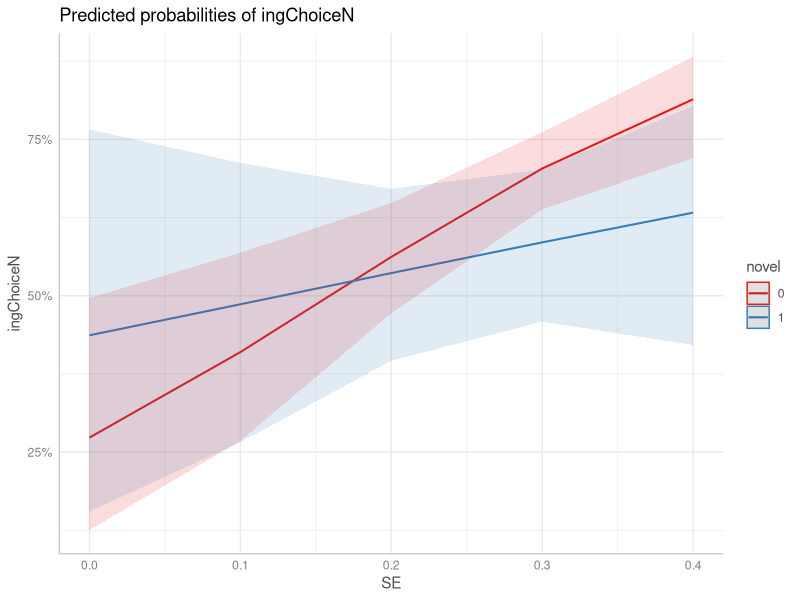
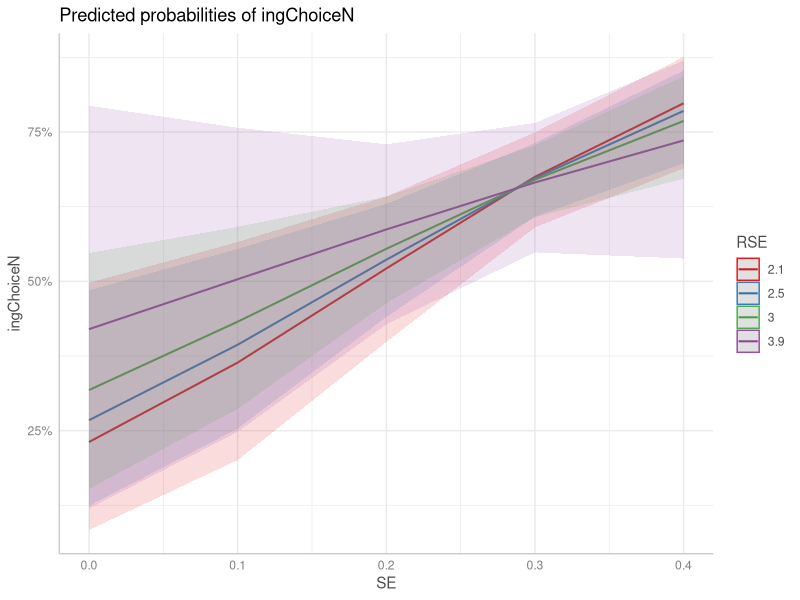
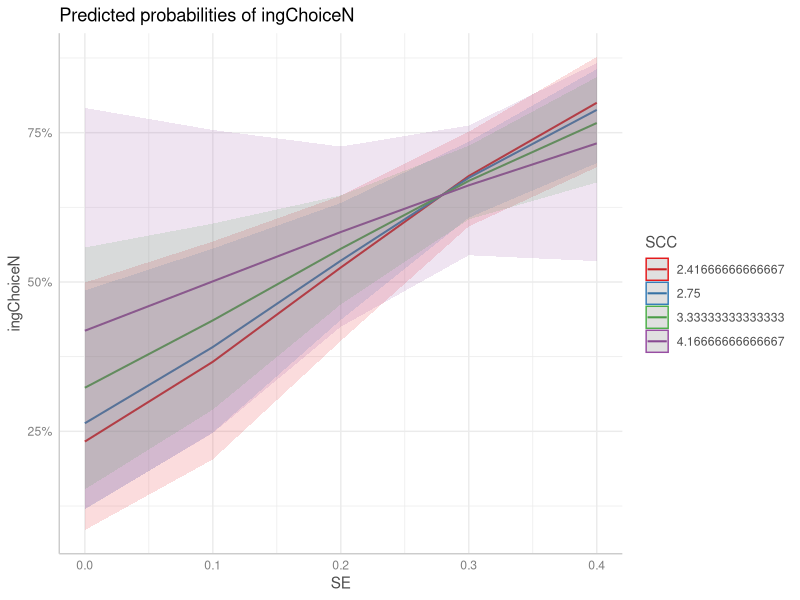
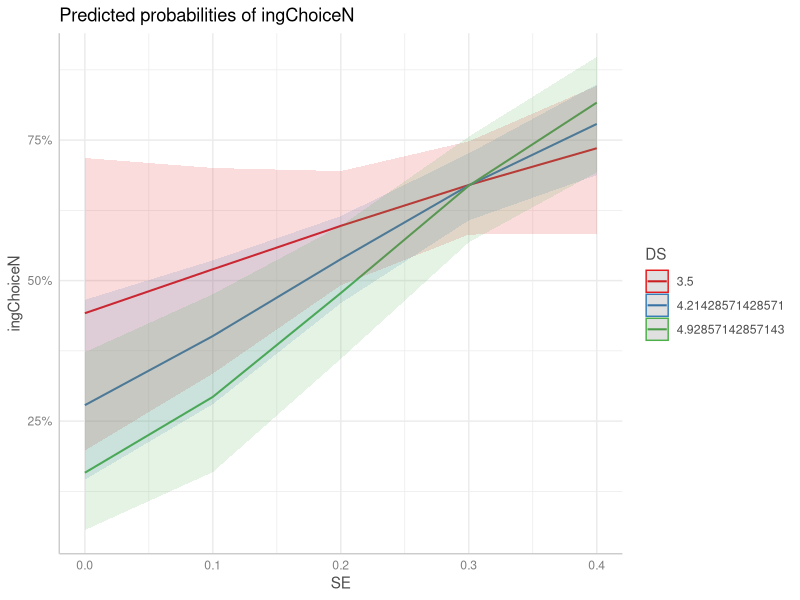
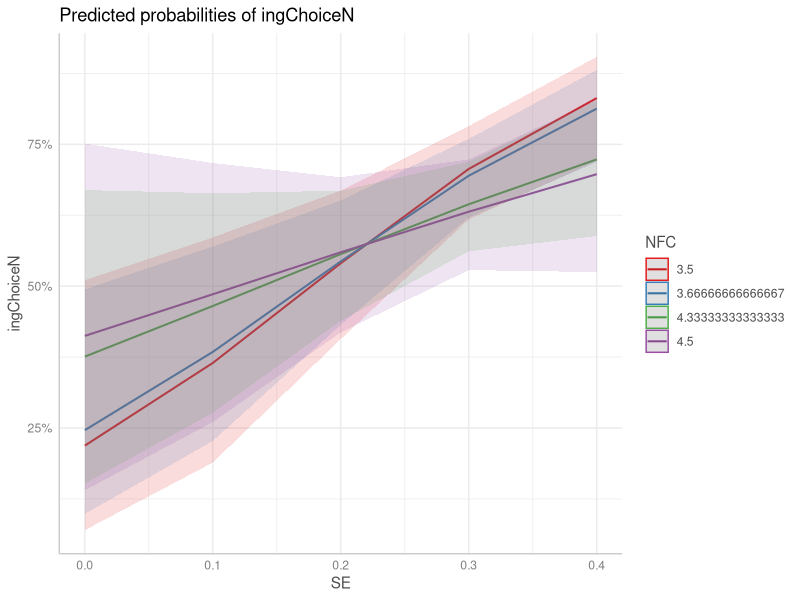
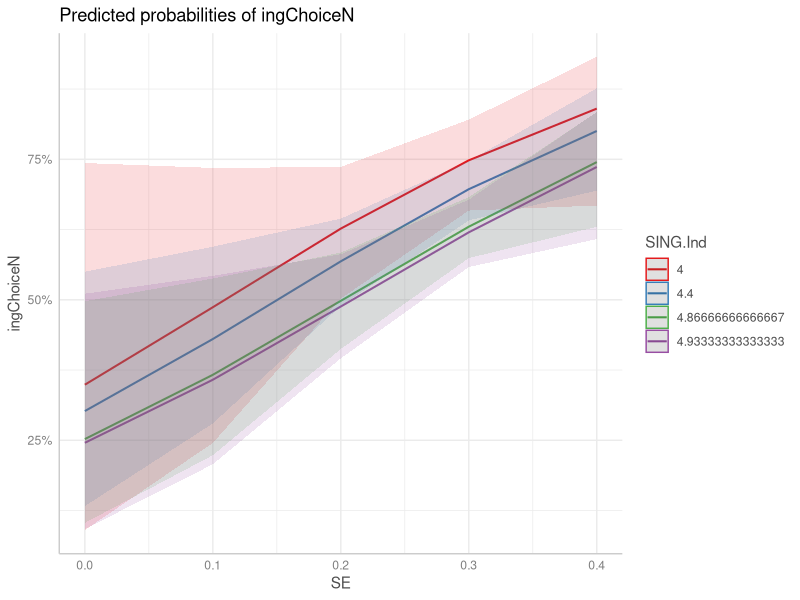
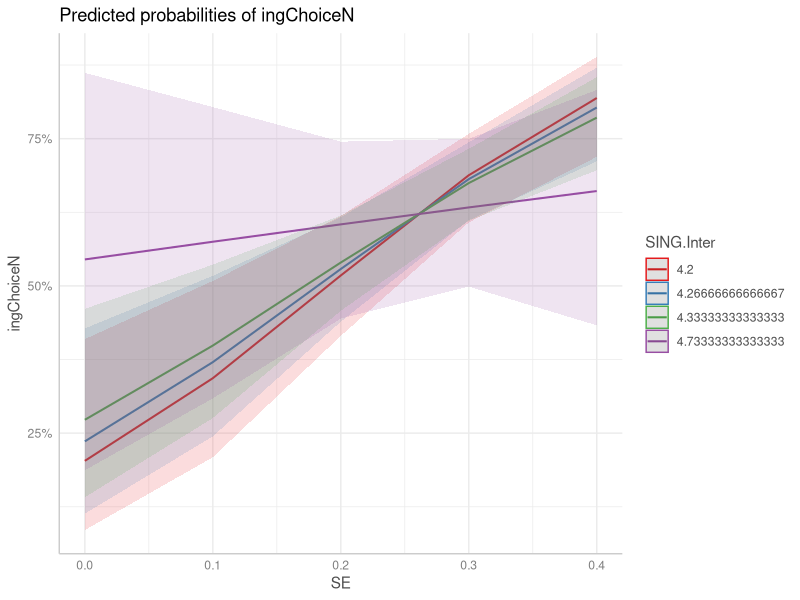
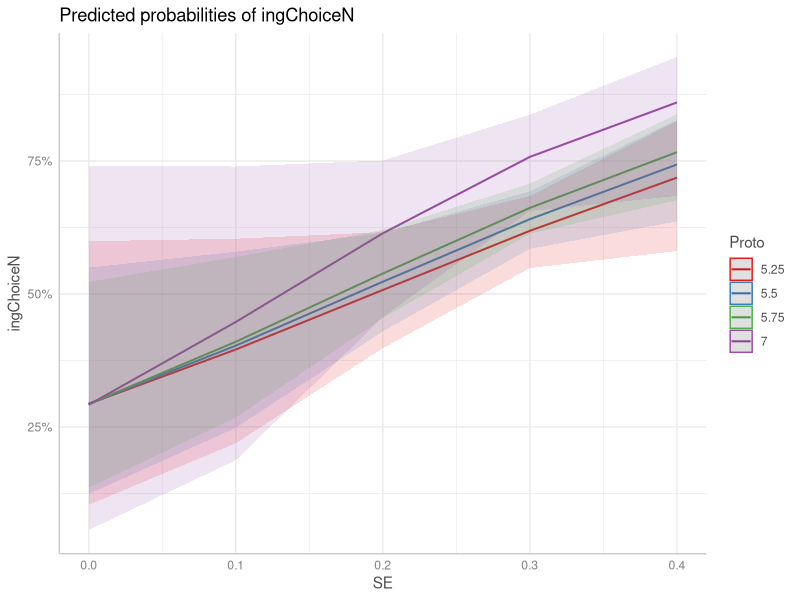

R code for these plots, in order:
## ---- chunk 1
library(lmerTest)
library(ggeffects)
library(dplyr)
## ---- chunk 2
fullTest <- read.csv("../Cleaning/output/fullTest.csv")
## ---- chunk 3

m <- glmer( as.factor(ingChoiceN) ~ 1 + ( 1 | subID) + (1 | trait), data = fullTest, family = binomial, control = glmerControl(optimizer = "bobyqa",
                                    optCtrl = list(maxfun = 100000)),
    nAGQ = 1)
summary(m)

m <- glmer( as.factor(ingChoiceN) ~ scale(SE) + ( scale(SE) | subID) + ( scale(SE) | trait), data = fullTest, family = binomial, control = glmerControl(optimizer = "bobyqa",
                                    optCtrl = list(maxfun = 100000)),
    nAGQ = 1)
summary(m)

m <- glmer( as.factor(ingChoiceN) ~ scale(SE) + scale(desirability) + ( scale(SE) | subID) + ( scale(SE) | trait), data = fullTest, family = binomial, control = glmerControl(optimizer = "bobyqa",
                                    optCtrl = list(maxfun = 100000)),
    nAGQ = 1)
summary(m)

m <- glmer( as.factor(ingChoiceN) ~ scale(oSE) + ( scale(oSE) | subID) + (1 | trait), data = fullTest, family = binomial, control = glmerControl(optimizer = "bobyqa",
                                    optCtrl = list(maxfun = 100000)),
    nAGQ = 1)
summary(m)

m <- glmer( as.factor(ingChoiceN) ~ scale(iSE) + ( scale(iSE) | subID) + (1 | trait), data = fullTest, family = binomial, control = glmerControl(optimizer = "bobyqa",
                                    optCtrl = list(maxfun = 100000)),
    nAGQ = 1)
summary(m)

m <- glmer( as.factor(ingChoiceN) ~ scale(SE)*as.factor(novel) + scale(desirability) + ( scale(SE) + as.factor(novel) | subID) + (  1 | trait), data = fullTest, family = binomial, control = glmerControl(optimizer = "bobyqa",
                                    optCtrl = list(maxfun = 100000)),
    nAGQ = 1)
summary(m)
ggpredict(m, c("SE", "novel")) %>% plot()
## ---- chunk 4
m <- glmer( as.factor(ingChoiceN) ~ scale(SE)*scale(RSE) + ( scale(SE) | subID) + ( scale(SE) | trait), data = fullTest, family = binomial, control = glmerControl(optimizer = "bobyqa",
                                    optCtrl = list(maxfun = 100000)),
    nAGQ = 1)
summary(m)
ggpredict(m, c("SE", "RSE")) %>% plot()

m <- glmer( as.factor(ingChoiceN) ~ scale(SE)*scale(SCC) + ( scale(SE) | subID) + ( scale(SE) | trait), data = fullTest, family = binomial, control = glmerControl(optimizer = "bobyqa",
                                    optCtrl = list(maxfun = 100000)),
    nAGQ = 1)
summary(m)
ggpredict(m, c("SE", "SCC")) %>% plot()

m <- glmer( as.factor(ingChoiceN) ~ scale(SE)*scale(DS) + ( scale(SE) | subID) + ( scale(SE) | trait), data = fullTest, family = binomial, control = glmerControl(optimizer = "bobyqa",
                                    optCtrl = list(maxfun = 100000)),
    nAGQ = 1)
summary(m)
ggpredict(m, c("SE", "DS")) %>% plot()

m <- glmer( as.factor(ingChoiceN) ~ scale(SE)*scale(NFC) + ( scale(SE) | subID) + ( scale(SE) | trait), data = fullTest, family = binomial, control = glmerControl(optimizer = "bobyqa",
                                    optCtrl = list(maxfun = 100000)),
    nAGQ = 1)
summary(m)
ggpredict(m, c("SE", "NFC")) %>% plot()

m <- glmer( as.factor(ingChoiceN) ~ scale(SE)*scale(SING.Ind) + ( scale(SE) | subID) + ( scale(SE) | trait), data = fullTest, family = binomial, control = glmerControl(optimizer = "bobyqa",
                                    optCtrl = list(maxfun = 100000)),
    nAGQ = 1)
summary(m)
ggpredict(m, c("SE", "SING.Ind")) %>% plot()

m <- glmer( as.factor(ingChoiceN) ~ scale(SE)*scale(SING.Inter) + ( scale(SE) | subID) + ( scale(SE) | trait), data = fullTest, family = binomial, control = glmerControl(optimizer = "bobyqa",
                                    optCtrl = list(maxfun = 100000)),
    nAGQ = 1)
summary(m)
ggpredict(m, c("SE", "SING.Inter")) %>% plot()

m <- glmer( as.factor(ingChoiceN) ~ scale(SE)*scale(Proto) + ( scale(SE) | subID) + ( scale(SE) | trait), data = fullTest, family = binomial, control = glmerControl(optimizer = "bobyqa",
                                    optCtrl = list(maxfun = 100000)),
    nAGQ = 1)
summary(m)
ggpredict(m, c("SE", "Proto")) %>% plot()

m <- glmer( as.factor(ingChoiceN) ~ scale(SE)*scale(SI) + ( scale(SE) | subID) + ( scale(SE) | trait), data = fullTest, family = binomial, control = glmerControl(optimizer = "bobyqa",
                                    optCtrl = list(maxfun = 100000)),
    nAGQ = 1)
summary(m)
ggpredict(m, c("SE", "SI")) %>% plot()

m <- glmer( as.factor(ingChoiceN) ~ scale(SE)*scale(NTB) + ( scale(SE) | subID) + ( scale(SE) | trait), data = fullTest, family = binomial, control = glmerControl(optimizer = "bobyqa",
                                    optCtrl = list(maxfun = 100000)),
    nAGQ = 1)
summary(m)
ggpredict(m, c("SE", "NTB")) %>% plot()
## ---- chunk 5
m <- glmer( as.factor(ingChoiceN) ~ scale(desirability)*scale(RSE) + ( scale(desirability) | subID) + ( scale(desirability) | trait), data = fullTest, family = binomial, control = glmerControl(optimizer = "bobyqa",
                                    optCtrl = list(maxfun = 100000)),
    nAGQ = 1)
summary(m)
ggpredict(m, c("desirability", "RSE")) %>% plot()

m <- glmer( as.factor(ingChoiceN) ~ scale(desirability)*scale(SCC) + ( scale(desirability) | subID) + ( scale(desirability) | trait), data = fullTest, family = binomial, control = glmerControl(optimizer = "bobyqa",
                                    optCtrl = list(maxfun = 100000)),
    nAGQ = 1)
summary(m)
ggpredict(m, c("desirability", "SCC")) %>% plot()

m <- glmer( as.factor(ingChoiceN) ~ scale(desirability)*scale(DS) + ( scale(desirability) | subID) + ( scale(desirability) | trait), data = fullTest, family = binomial, control = glmerControl(optimizer = "bobyqa",
                                    optCtrl = list(maxfun = 100000)),
    nAGQ = 1)
summary(m)
ggpredict(m, c("desirability", "DS")) %>% plot()

m <- glmer( as.factor(ingChoiceN) ~ scale(desirability)*scale(NFC) + ( scale(desirability) | subID) + ( scale(desirability) | trait), data = fullTest, family = binomial, control = glmerControl(optimizer = "bobyqa",
                                    optCtrl = list(maxfun = 100000)),
    nAGQ = 1)
summary(m)
ggpredict(m, c("desirability", "NFC")) %>% plot()

m <- glmer( as.factor(ingChoiceN) ~ scale(desirability)*scale(SING.Ind) + ( scale(desirability) | subID) + ( scale(desirability) | trait), data = fullTest, family = binomial, control = glmerControl(optimizer = "bobyqa",
                                    optCtrl = list(maxfun = 100000)),
    nAGQ = 1)
summary(m)
ggpredict(m, c("desirability", "SING.Ind")) %>% plot()

m <- glmer( as.factor(ingChoiceN) ~ scale(desirability)*scale(SING.Inter) + ( scale(desirability) | subID) + ( scale(desirability) | trait), data = fullTest, family = binomial, control = glmerControl(optimizer = "bobyqa",
                                    optCtrl = list(maxfun = 100000)),
    nAGQ = 1)
summary(m)
ggpredict(m, c("desirability", "SING.Inter")) %>% plot()

m <- glmer( as.factor(ingChoiceN) ~ scale(desirability)*scale(Proto) + ( scale(desirability) | subID) + ( scale(desirability) | trait), data = fullTest, family = binomial, control = glmerControl(optimizer = "bobyqa",
                                    optCtrl = list(maxfun = 100000)),
    nAGQ = 1)
summary(m)
ggpredict(m, c("desirability", "Proto")) %>% plot()

m <- glmer( as.factor(ingChoiceN) ~ scale(desirability)*scale(SI) + ( scale(desirability) | subID) + ( scale(desirability) | trait), data = fullTest, family = binomial, control = glmerControl(optimizer = "bobyqa",
                                    optCtrl = list(maxfun = 100000)),
    nAGQ = 1)
summary(m)
ggpredict(m, c("desirability", "SI")) %>% plot()

m <- glmer( as.factor(ingChoiceN) ~ scale(desirability)*scale(NTB) + ( scale(desirability) | subID) + ( scale(desirability) | trait), data = fullTest, family = binomial, control = glmerControl(optimizer = "bobyqa",
                                    optCtrl = list(maxfun = 100000)),
    nAGQ = 1)
summary(m)
ggpredict(m, c("desirability", "NTB")) %>% plot()
## ---- chunk 6
m <- glmer( as.factor(ingChoiceN) ~ scale(SE)*as.factor(novel)*scale(RSE) + ( scale(SE)+as.factor(novel) | subID) + ( scale(SE)*as.factor(novel) | trait), data = fullTest, family = binomial, control = glmerControl(optimizer = "bobyqa",
                                    optCtrl = list(maxfun = 100000)),
    nAGQ = 1)
summary(m)
ggpredict(m, c("SE", "novel","RSE")) %>% plot()
## ---- chunk 7

m <- glmer( as.factor(ingChoiceN) ~ scale(SE)*as.factor(novel)*scale(SCC) + ( scale(SE)+as.factor(novel) | subID) + ( scale(SE)+as.factor(novel) | trait), data = fullTest, family = binomial, control = glmerControl(optimizer = "bobyqa",
                                    optCtrl = list(maxfun = 100000)),
    nAGQ = 1)
summary(m)
ggpredict(m, c("SE","novel","SCC")) %>% plot()
## ---- chunk 8
m <- glmer( as.factor(ingChoiceN) ~ scale(SE)*as.factor(novel)*scale(DS) + ( scale(SE)+as.factor(novel) | subID) + ( scale(SE)+as.factor(novel) | trait), data = fullTest, family = binomial, control = glmerControl(optimizer = "bobyqa",
                                    optCtrl = list(maxfun = 100000)),
    nAGQ = 1)
summary(m)
ggpredict(m, c("SE","novel","DS")) %>% plot()
## ---- chunk 9
m <- glmer( as.factor(ingChoiceN) ~ scale(SE)*as.factor(novel)*scale(NFC) + ( scale(SE)+as.factor(novel) | subID) + ( scale(SE)+as.factor(novel) | trait), data = fullTest, family = binomial, control = glmerControl(optimizer = "bobyqa",
                                    optCtrl = list(maxfun = 100000)),
    nAGQ = 1)
summary(m)
ggpredict(m, c("SE","novel", "NFC")) %>% plot()
## ---- chunk 10
m <- glmer( as.factor(ingChoiceN) ~ scale(SE)*as.factor(novel)*scale(SING.Ind) + ( scale(SE)+as.factor(novel) | subID) + ( scale(SE)+as.factor(novel) | trait), data = fullTest, family = binomial, control = glmerControl(optimizer = "bobyqa",
                                    optCtrl = list(maxfun = 100000)),
    nAGQ = 1)
summary(m)
ggpredict(m, c("SE","novel","SING.Ind")) %>% plot()
## ---- chunk 11
m <- glmer( as.factor(ingChoiceN) ~ scale(SE)*as.factor(novel)*scale(SING.Inter) + ( scale(SE)+as.factor(novel) | subID) + ( scale(SE)+as.factor(novel) | trait), data = fullTest, family = binomial, control = glmerControl(optimizer = "bobyqa",
                                    optCtrl = list(maxfun = 100000)),
    nAGQ = 1)
summary(m)
ggpredict(m, c("SE","novel","SING.Inter")) %>% plot()
## ---- chunk 12
m <- glmer( as.factor(ingChoiceN) ~ scale(SE)*as.factor(novel)*scale(Proto) + ( scale(SE)+as.factor(novel) | subID) + ( scale(SE)+as.factor(novel) | trait), data = fullTest, family = binomial, control = glmerControl(optimizer = "bobyqa",
                                    optCtrl = list(maxfun = 100000)),
    nAGQ = 1)
summary(m)
ggpredict(m, c("SE", "Proto")) %>% plot()
## ---- chunk 13
m <- glmer( as.factor(ingChoiceN) ~ scale(SE)*as.factor(novel)*scale(SI) + ( scale(SE)+as.factor(novel) | subID) + ( scale(SE)+as.factor(novel) | trait), data = fullTest, family = binomial, control = glmerControl(optimizer = "bobyqa",
                                    optCtrl = list(maxfun = 100000)),
    nAGQ = 1)
summary(m)
ggpredict(m, c("SE","novel","SI")) %>% plot()
## ---- chunk 14
m <- glmer( as.factor(ingChoiceN) ~ scale(SE)*as.factor(novel)*scale(NTB) + ( scale(SE)+as.factor(novel) | subID) + ( scale(SE)+as.factor(novel) | trait), data = fullTest, family = binomial, control = glmerControl(optimizer = "bobyqa",
                                    optCtrl = list(maxfun = 100000)),
    nAGQ = 1)
summary(m)
ggpredict(m, c("SE", "novel", "NTB")) %>% plot()
